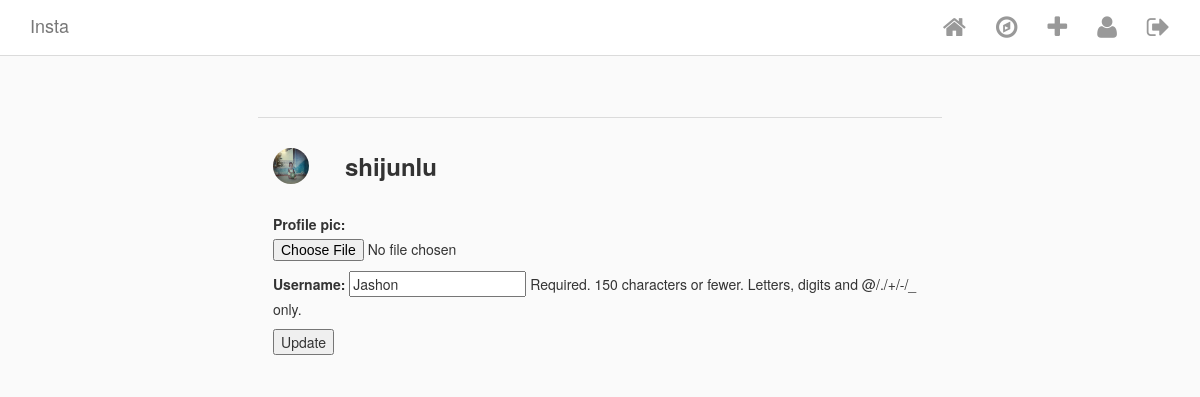
Page /edit_profile/3/ (signed in) on the committed database.
### Insta/models.py (models this page shows, shortened)
class InstaUser(AbstractUser):
    profile_pic = ProcessedImageField(
        upload_to ='static/images/profiles',
        format = 'JPEG',
        options = {'quality': 100},
        blank = True,
        null = True
        )

### Insta/views.py (the view)
# urls.py: path('edit_profile/<int:pk>/', EditProfile.as_view(), name ='edit_profile'),
class EditProfile(LoginRequiredMixin, UpdateView):
    model = InstaUser
    template_name = 'edit_profile.html'
    fields = ['profile_pic', 'username']
    login_url = 'login'

### Insta/templatetags/custom_tags.py (called while the page is built)
@register.simple_tag(takes_context=True)
def active(context, pattern_or_urlname):
    try:
        pattern = reverse(pattern_or_urlname)
    except NoReverseMatch:
        pattern = pattern_or_urlname
    path = context['request'].path
    if re.search(pattern, path):
        return 'active'
    return ''

### templates/edit_profile.html (shortened to what this page needs)
{% extends 'base.html' %}
{% block content %}
<div class="row profile-settings">
  <div class="col-xs-12">
    <div class="profile-pic-name">
      {% if user.profile_pic %}
        <img class="picture-circle--medium" src="/{{user.profile_pic}}">
      {% endif %}
      <span class="username">{{ user.username }}</span>
    </div>
    <form action="" method="post" enctype="multipart/form-data">
        {{ form.as_p }}
        <input type="submit" value="Update" />
    </form>
  </div>
</div>
{% endblock content %}

### static/css/style.css (style rules this page uses)
html { height: 100%; }
body { min-height: 100%; background-color: #fafafa; }
.picture-circle, .picture-circle--medium, .picture-circle--small { border-radius: 100%; width: 150px; height: 150px; }
.picture-circle--medium { width: 36px; height: 36px; }
@media screen and (min-width: 768px) { .profile-settings, .auth-form { max-width: 60%; margin: 0 auto; border-top: none; } }
.profile-settings { margin-top: 60px; border-top: 1px solid #dbdbdb; }
.profile-pic-name { padding: 30px 0; }
.profile-pic-name span { font-size: 24px; font-weight: bold; vertical-align: middle; margin-left: 32px; }

### rows in the picture
InstaUser: profile_pic (picture), username "shijunlu"
InstaUser: username "Jashon"
